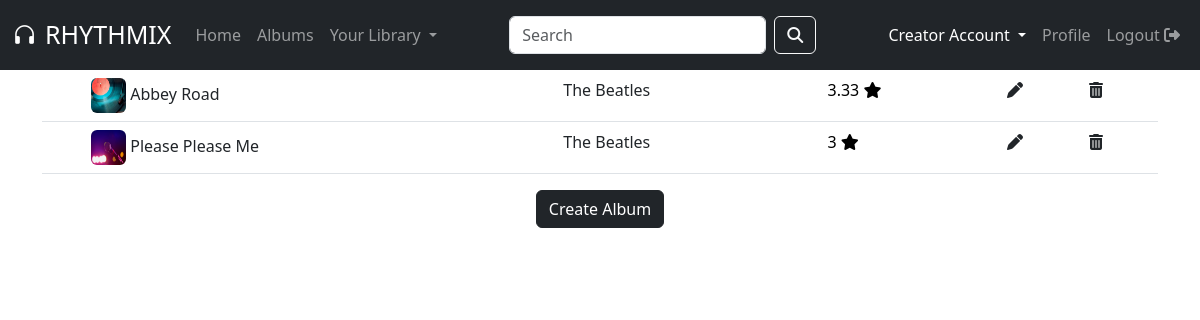
The page /creator_albums (signed in) on the database its author committed.
### models.py (models this page shows)
class Album(db.Model):
    album_id = db.Column(db.Integer, primary_key=True, autoincrement=True)
    album_name = db.Column(db.String(100), nullable=False)
    poster = db.Column(db.String(100), nullable=False)
    genre = db.Column(db.String(100), nullable=False)
    rating = db.Column(db.Integer, nullable=False, default=0)
    artist = db.Column(db.Integer, nullable=False)
    creator = db.Column(
        db.Integer, db.ForeignKey("user.user_id")
    )  # one-many btwn user(creator) and album
    songs = db.relationship("Song", backref="song_album")

### app.py (the view)
@app.route("/creator_albums", methods=["GET", "POST"])
@login_required
def creator_albums():
    creator = User.query.get(current_user.user_id)  # type: ignore
    albums = creator.albums
    artist = creator.name
    return render_template("creator_albums.html", albums=albums, artist=artist)

### app.py (called while the page is built)
@login_manager.user_loader
def load_user(user_id):
    return User.query.get(int(user_id))

### templates/creator_albums.html (shortened to what this page needs)
<!DOCTYPE html>
<html lang="en">
  <head>
    <link
      href="https://cdn.jsdelivr.net/npm/bootstrap@5.3.2/dist/css/bootstrap.min.css"
      rel="stylesheet"
    />
    <link
      rel="stylesheet"
      href="https://cdnjs.cloudflare.com/ajax/libs/font-awesome/6.4.2/css/all.min.css"
    />
    <link
      rel="stylesheet"
      href="https://cdn.jsdelivr.net/npm/bootstrap-icons@1.11.1/font/bootstrap-icons.css"
    />
    <link rel="stylesheet" href="../static/style.css" />
  </head>
  <body>
    <div class="flex-row">
      <nav class="navbar navbar-expand-lg fixed-top navbar-dark bg-dark">
        <div class="container-fluid">
          <a class="navbar-brand" href="/homepage" style="font-size: 25px">
            <i class="bi bi-headphones me-2"></i>RHYTHMIX
          </a>
          <div class="collapse navbar-collapse" id="navbarSupportedContent">
            <ul class="navbar-nav me-auto mb-2 mb-lg-0">
              <li class="nav-item">
                <a class="nav-link" aria-current="page" href="/homepage"
                  >Home</a
                >
              </li>
              <li class="nav-item">
                <a class="nav-link" href="/all_albums">Albums</a>
              </li>
              <li class="nav-item dropdown">
                <a
                  class="nav-link dropdown-toggle"
                  role="button"
                  href="#"
                  data-bs-toggle="dropdown"
                  aria-expanded="false"
                >
                  Your Library
                </a>
              </li>
            </ul>
            <form
              class="d-flex mx-auto my-2"
              role="search"
              name="search_form"
              action="/search_page"
              method="POST"
            >
              <input
                class="form-control me-2"
                type="search"
                placeholder="Search"
                aria-label="Search"
                name="query"
                id="query"
              />
              <button class="btn btn-outline-light" type="submit">
                <i class="fa-solid fa-magnifying-glass"></i>
              </button>
            </form>
            <ul class="navbar-nav ms-auto">
              {% if current_user.user_type != 'creator' %}
              <li class="nav-item">
                <a href="/creator" class="nav-link">Creator Account</a>
              </li>
              {% else %}
              <li class="nav-item dropdown">
                <a
                  class="nav-link dropdown-toggle active"
                  href="/creator"
                  role="button"
                  data-bs-toggle="dropdown"
                  aria-expanded="false"
                >
                  Creator Account
                </a>
              </li>
              {% endif %}
              <li class="nav-item">
                <a href="/profile" class="nav-link">Profile</a>
              </li>
              <li class="nav-item">
                <a href="/logout" class="nav-link"
                  >Logout <i class="fa-solid fa-right-from-bracket"></i
                ></a>
              </li>
            </ul>
          </div>
        </div>
      </nav>
    </div>
    <div class="container content">
      {% if albums != [] %}
      <table class="table">
        <tbody>
          {% for album in albums %}
          <tr>
            <td></td>
            <td>
              <img
                src="{{url_for('static', filename='album_posters/'+album.poster)}}"
                class="rounded"
                style="height: 35px; width: 35px"
              />
              <a
                href="/album_page/{{album.album_id}}"
                class="link-dark link-offset-2 link-offset-3-hover link-underline link-underline-opacity-0 link-underline-opacity-75-hover"
                >{{ album.album_name }}</a
              >
            </td>
            <td>
              <a
                href="/artist_page/{{album.creator}}"
                class="link-dark link-offset-2 link-offset-3-hover link-underline link-underline-opacity-0 link-underline-opacity-75-hover"
                >{{ album.artist }}</a
              >
            </td>
            <td>{{ album.rating }} <i class="fa-solid fa-star"></i></td>
            <td>
              <a
                href="/update_album/{{album.album_id}}"
                title="Edit Playlist"
                class="link-dark"
                ><i class="fa-solid fa-pen edit"></i
              ></a>
            </td>
            <td>
              <a
                href="/delete_album/{{album.album_id}}"
                title="Delete Playlist"
                class="link-dark"
                ><i class="fa-solid fa-trash-can edit"></i
              ></a>
            </td>
          </tr>
          {% endfor %}
        </tbody>
      </table>
      {% else %}
      <div class="text-center">
        <h2>You haven't uploaded any albums yet!</h2>
      </div>
      {% endif %}
      <div class="text-center">
        <a href="/create_album" class="btn btn-dark text-center"
          >Create Album</a
        >
      </div>
    </div>
  </body>
</html>

### static/style.css (style rules this page uses)
.content { margin-top: 70px; }

### rows shown on the page
Album: poster (picture), album_name "Abbey Road", artist "The Beatles", rating "3.33"
Album: poster (picture), album_name "Please Please Me", artist "The Beatles", rating "3"
